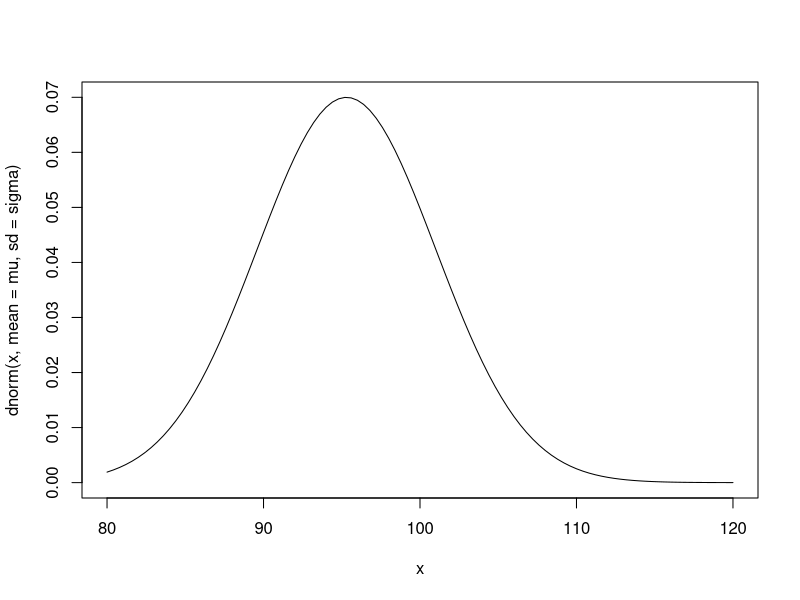
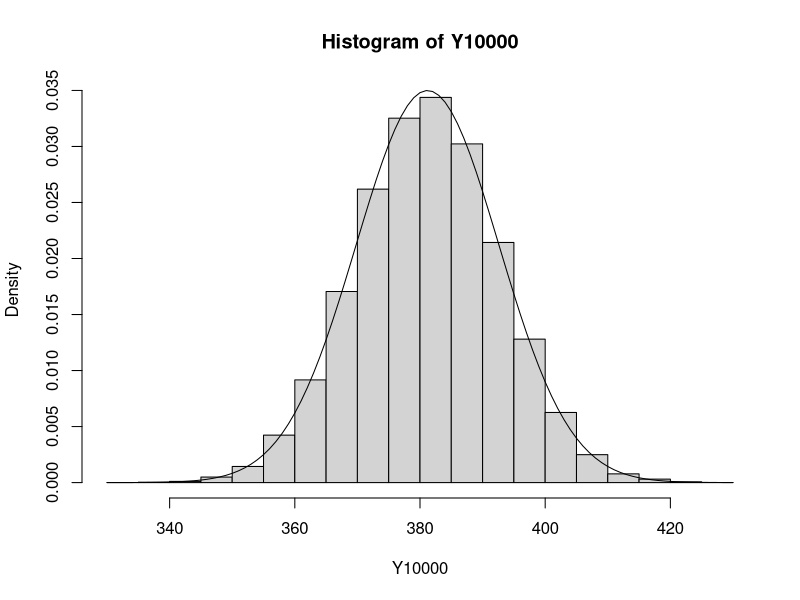
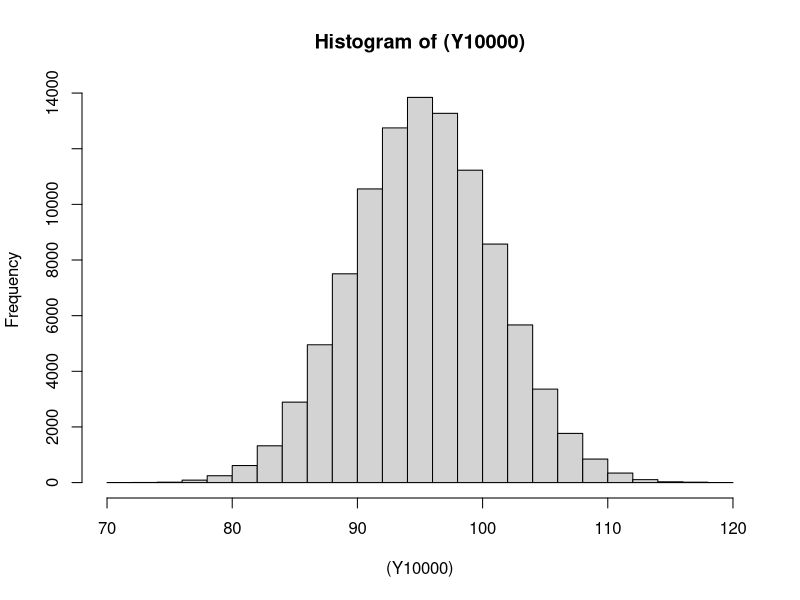
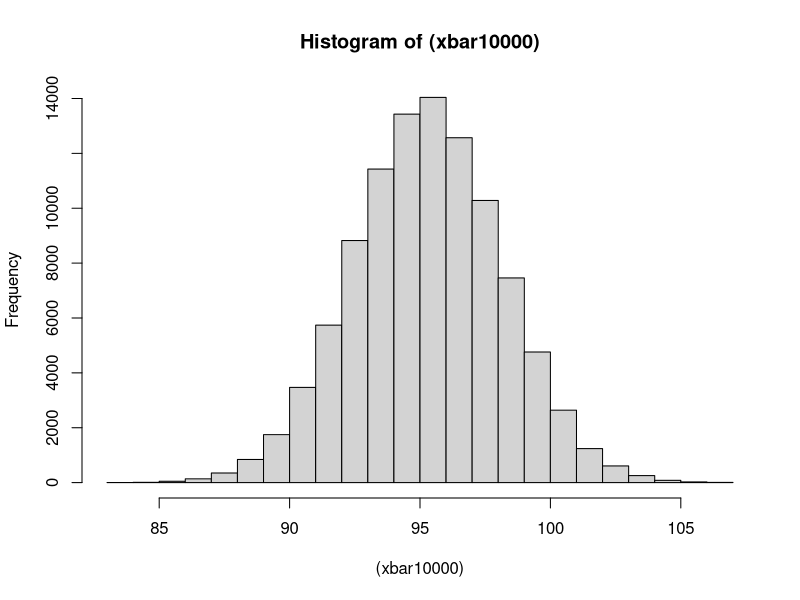
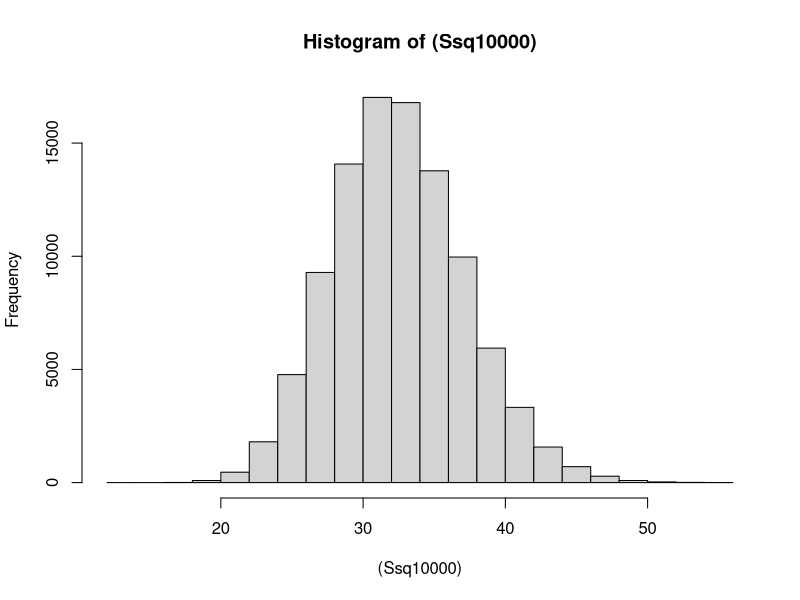
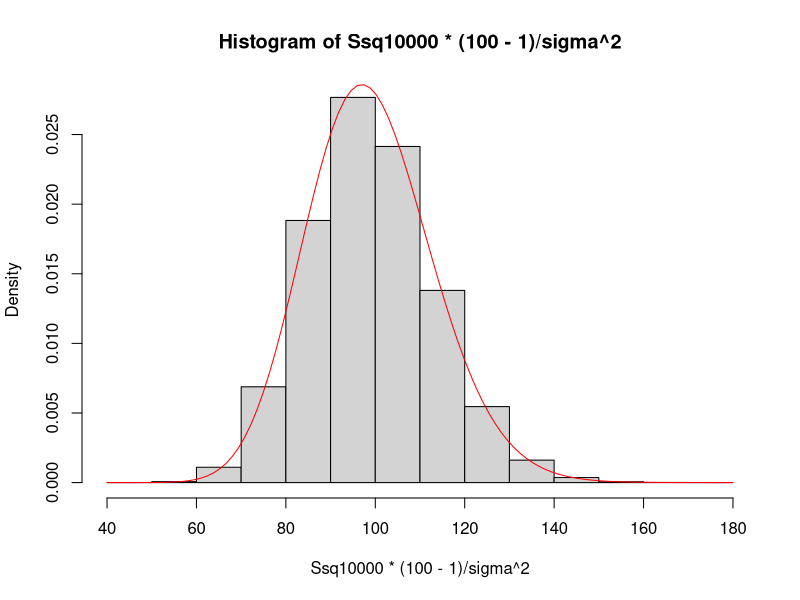

These figures' R source, in order:
mu = 95.3
sigma = 5.7
curve(dnorm(x,mean=mu, sd=sigma),
      xlim=c(80,120))

set.seed(123)
rnorm(4,mu,sigma)
pnorm(90,mu,sigma)
n=4
Y = function(i)(sum(rnorm(4,mu,sigma)))
Y10000 = sapply(1:100000,Y)
mean(Y10000)

#en teoriala media de la suma muestral de tamaño  n=4
4*mu

#varianza de la suma muestral
4*sigma^2

var(Y10000)

###
hist(Y10000, freq=FALSE)
curve(dnorm(x,mean = 4*mu,sd=2*sigma), add=TRUE)

#b
Y = function(i)(sum(rnorm(100,mu,sigma)))
Y10000 = sapply(1:100000,Y)
var(Y10000)

#em teoria
100*sigma^2
#c
1-pnorm(103,mu,sigma)


Y = function(i)(sum(rnorm(1,mu,sigma)))
Y10000 = sapply(1:100000,Y)
hist((Y10000))

mean(Y10000>103)
#d
pnorm(98,mu,sigma/sqrt(4))
xbar= function(i)(mean(rnorm(4,mu,sigma)))
xbar10000 = sapply(1:100000,xbar)
hist((xbar10000))
mean(xbar10000<98)

#e

Ssq = function(i)(var(rnorm(100,mu,sigma)))
Ssq10000 = sapply(1:100000,Ssq)
hist((Ssq10000))
mean(Ssq10000>32)

1-pchisq((100-1)*32/sigma^2, 100-1)

hist(Ssq10000*(100-1)/sigma^2,prob=TRUE)
curve(dchisq(x,100-1),add=TRUE,col="red")

(100-1)*32/sigma^2
